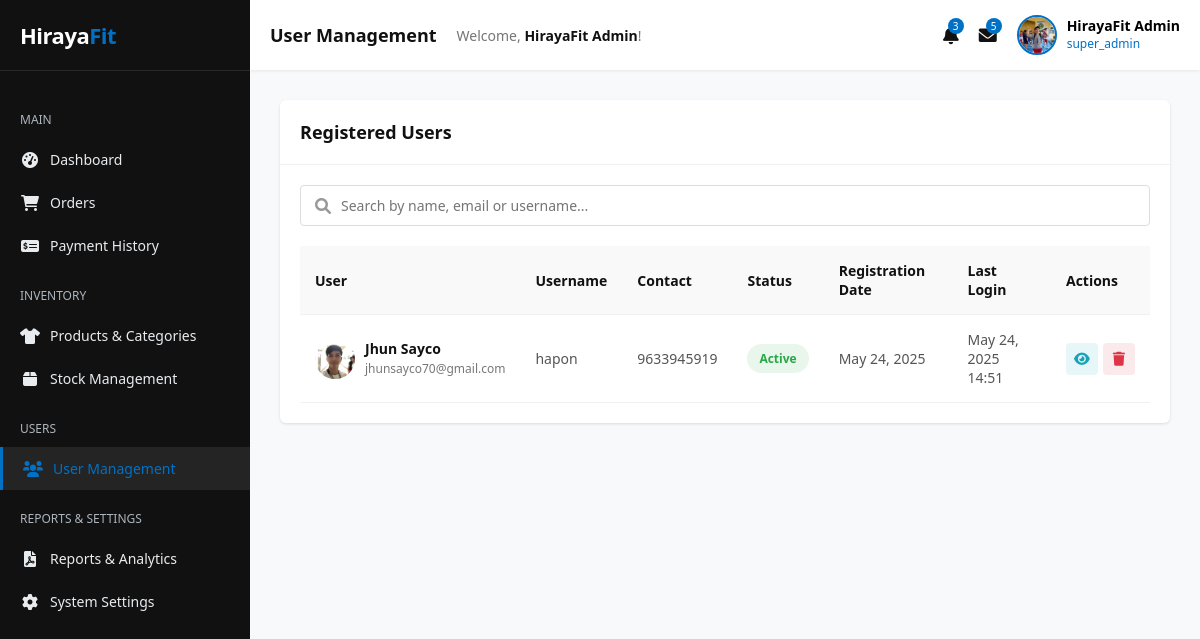
The page /uss.php (signed in) on the database its author committed.
### tables this page shows
CREATE TABLE `users` (
  `id` int(11) NOT NULL,
  `fullname` varchar(100) NOT NULL,
  `email` varchar(100) NOT NULL,
  `username` varchar(50) NOT NULL,
  `password` varchar(255) NOT NULL,
  `address` text DEFAULT NULL,
  `phone` varchar(20) DEFAULT NULL,
  `profile_image` varchar(255) DEFAULT NULL,
  `is_active` tinyint(1) DEFAULT 0,
  `remember_token` varchar(64) DEFAULT NULL,
  `last_login` timestamp NULL DEFAULT NULL,
  `otp_code` varchar(6) DEFAULT NULL,
  `otp_purpose` enum('PASSWORD_RESET','EMAIL_VERIFICATION','LOGIN') DEFAULT NULL,
  `otp_created_at` timestamp NULL DEFAULT NULL,
  `otp_expires_at` timestamp NULL DEFAULT NULL,
  `otp_is_used` tinyint(1) DEFAULT 0,
  `created_at` timestamp NOT NULL DEFAULT current_timestamp(),
  `updated_at` timestamp NOT NULL DEFAULT current_timestamp() ON UPDATE current_timestamp()
);

### uss.php (the view, shortened to what this page needs)
<?php
include 'db_connect.php';
$admin_id = $_SESSION['admin_id'];
$stmt = $conn->prepare("SELECT admin_id, username, fullname, email, profile_image, role, password FROM admins WHERE admin_id = ? AND is_active = TRUE");
$stmt->bind_param("i", $admin_id);
$stmt->execute();
$result = $stmt->get_result();
$admin = $result->fetch_assoc();
function getProfileImageUrl($profileImage) {
    if (!empty($profileImage) && file_exists("uploads/profiles/" . $profileImage)) {
        return "uploads/profiles/" . $profileImage;
    } else {
        return "assets/images/default-avatar.png";
    }
}
$profileImageUrl = getProfileImageUrl($admin['profile_image']);
$page = isset($_GET['page']) ? (int)$_GET['page'] : 1;
$limit = 10;
$offset = ($page - 1) * $limit;
$search = isset($_GET['search']) ? $_GET['search'] : '';
$searchCondition = '';
$searchParams = [];
$searchTypes = '';
if (!empty($searchCondition)) {
    $users_stmt = $conn->prepare("SELECT * FROM users $searchCondition ORDER BY created_at DESC LIMIT ? OFFSET ?");
    $searchParams[] = $limit;
    $searchParams[] = $offset;
    $users_stmt->bind_param($searchTypes . "ii", ...$searchParams);
} else {
    $users_stmt = $conn->prepare("SELECT * FROM users ORDER BY created_at DESC LIMIT ? OFFSET ?");
    $users_stmt->bind_param("ii", $limit, $offset);
}
$users_stmt->execute();
$users_result = $users_stmt->get_result();
$users = [];
while ($row = $users_result->fetch_assoc()) {
    $users[] = $row;
}
?>
<!DOCTYPE html>
<html lang="en">
<head>
    <link href="https://cdnjs.cloudflare.com/ajax/libs/font-awesome/6.0.0-beta3/css/all.min.css" rel="stylesheet">
</head>
<body>
    <aside class="sidebar">
        <div class="sidebar-header">
            <a href="dashboard.php" class="sidebar-logo">Hiraya<span>Fit</span></a>
        </div>
        <div class="sidebar-menu">
            <div class="menu-title">MAIN</div>
            <a href="dashboard.php"><i class="fas fa-tachometer-alt"></i> Dashboard</a>
            <a href="orders.php"><i class="fas fa-shopping-cart"></i> Orders</a>
            <a href="payment-history.php"><i class="fas fa-money-check-alt"></i> Payment History</a>
            <div class="menu-title">INVENTORY</div>
            <a href="products.php"><i class="fas fa-tshirt"></i> Products & Categories</a>
            <a href="stock.php"><i class="fas fa-box"></i> Stock Management</a>
            <div class="menu-title">USERS</div>
            <a href="users.php" class="active"><i class="fas fa-users"></i> User Management</a>
            <div class="menu-title">REPORTS & SETTINGS</div>
            <a href="reports.php"><i class="fas fa-file-pdf"></i> Reports & Analytics</a>
            <a href="settings.php"><i class="fas fa-cog"></i> System Settings</a>
        </div>
    </aside>
    <div class="main-content">
        <nav class="top-navbar">
            <div class="nav-left">
                <span class="navbar-title">User Management</span>
                <div class="welcome-text">Welcome, <strong><?php echo htmlspecialchars($admin['fullname']); ?></strong>!</div>
            </div>
            <div class="navbar-actions">
                <a href="notifications.php" class="nav-link">
                    <i class="fas fa-bell"></i>
                    <span class="notification-count">3</span>
                </a>
                <a href="messages.php" class="nav-link">
                    <i class="fas fa-envelope"></i>
                    <span class="notification-count">5</span>
                </a>
                <div class="admin-dropdown" id="adminDropdown">
                    <div class="admin-profile">
                        <div class="admin-avatar-container">
                            <img src="<?php echo htmlspecialchars($profileImageUrl); ?>" alt="Admin" class="admin-avatar">
                        </div>
                        <div class="admin-info">
                            <span class="admin-name"><?php echo htmlspecialchars($admin['fullname']); ?></span>
                            <span class="admin-role"><?php echo htmlspecialchars($admin['role']); ?></span>
                        </div>
                    </div>
                </div>
            </div>
        </nav>
        <div class="users-container">
            <div class="panel">
                <div class="panel-header">
                    <h2 class="panel-title">Registered Users</h2>
                </div>
                <div class="panel-body">
                    <div class="search-filter-bar">
                        <form action="" method="GET" class="search-box">
                            <i class="fas fa-search search-icon"></i>
                            <input type="text" name="search" placeholder="Search by name, email or username..." class="search-input" value="<?php echo htmlspecialchars($search); ?>">
                        </form>
                    </div>
                    <?php if (count($users) > 0): ?>
                        <div class="table-responsive">
                            <table class="users-table">
                                <thead>
                                    <tr>
                                        <th>User</th>
                                        <th>Username</th>
                                        <th>Contact</th>
                                        <th>Status</th>
                                        <th>Registration Date</th>
                                        <th>Last Login</th>
                                        <th>Actions</th>
                                    </tr>
                                </thead>
                                <tbody>
                                    <?php foreach ($users as $user): ?>
                                        <tr>
                                            <td>
                                                <div class="user-info">
                                                    <img src="<?php echo getProfileImageUrl($user['profile_image']); ?>" alt="User" class="user-avatar">
                                                    <div>
                                                        <span class="user-name"><?php echo htmlspecialchars($user['fullname']); ?></span>
                                                        <span class="user-email"><?php echo htmlspecialchars($user['email']); ?></span>
                                                    </div>
                                                </div>
                                            </td>
                                            <td><?php echo htmlspecialchars($user['username']); ?></td>
                                            <td><?php echo !empty($user['phone']) ? htmlspecialchars($user['phone']) : "Not provided"; ?></td>
                                            <td>
                                                <span class="status-badge <?php echo $user['is_active'] ? 'status-active' : 'status-inactive'; ?>">
                                                    <?php echo $user['is_active'] ? 'Active' : 'Inactive'; ?>
                                                </span>
                                            </td>
                                            <td><?php echo date('M d, Y', strtotime($user['created_at'])); ?></td>
                                            <td><?php echo !empty($user['last_login']) ? date('M d, Y H:i', strtotime($user['last_login'])) : "Never"; ?></td>
                                            <td>
                                                <div class="action-buttons">
                                                    <button class="action-btn view-btn" onclick="viewUserDetails(<?php echo $user['id']; ?>, '<?php echo addslashes(htmlspecialchars($user['fullname'])); ?>', '<?php echo addslashes(htmlspecialchars($user['username'])); ?>', '<?php echo addslashes(htmlspecialchars($user['email'])); ?>', '<?php echo addslashes(htmlspecialchars($user['phone'] ?? '')); ?>', '<?php echo addslashes(htmlspecialchars($user['address'] ?? '')); ?>', '<?php echo $user['is_active'] ? 'Active' : 'Inactive'; ?>', '<?php echo getProfileImageUrl($user['profile_image']); ?>', '<?php echo date('M d, Y', strtotime($user['created_at'])); ?>', '<?php echo !empty($user['last_login']) ? date('M d, Y H:i', strtotime($user['last_login'])) : "Never"; ?>')">
                                                        <i class="fas fa-eye"></i>
                                                    </button>
                                                    <button class="action-btn delete-btn" onclick="deleteUser(<?php echo $user['id']; ?>, '<?php echo addslashes(htmlspecialchars($user['fullname'])); ?>')">
                                                        <i class="fas fa-trash"></i>
                                                    </button>
                                                </div>
                                            </td>
                                        </tr>
                                    <?php endforeach; ?>
                                </tbody>
                            </table>
                        </div>
                    <?php endif; ?>
                </div>
            </div>
        </div>
    </div>
</body>
</html>

### rows shown on the page
users: profile_image (picture), fullname "Jhun Sayco", email "jhunsayco70@gmail.com", username "hapon", phone "9633945919", is_active "Active", created_at "May 24, 2025", last_login "May 24, 2025 14:51"

### other values the page prints
$admin['fullname'] "HirayaFit Admin"
$admin['role'] "super_admin"
